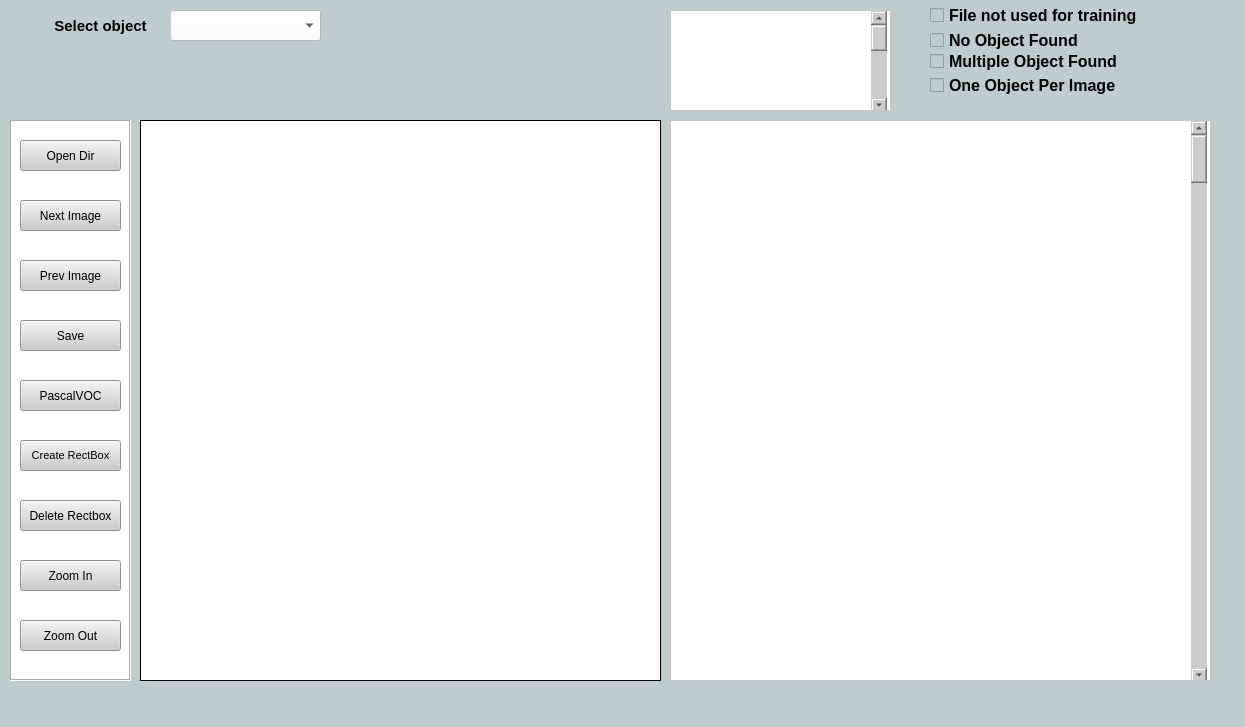
<?xml version="1.0" encoding="UTF-8"?>
<ui version="4.0">
 <class>MainWindow</class>
 <widget class="QMainWindow" name="MainWindow">
  <property name="geometry">
   <rect>
    <x>0</x>
    <y>0</y>
    <width>1245</width>
    <height>727</height>
   </rect>
  </property>
  <property name="windowTitle">
   <string>MainWindow</string>
  </property>
  <property name="styleSheet">
   <string notr="true">background-color:rgb(190, 204, 204);</string>
  </property>
  <property name="tabShape">
   <enum>QTabWidget::Rounded</enum>
  </property>
  <widget class="QWidget" name="centralwidget">
   <widget class="QComboBox" name="comboBox">
    <property name="geometry">
     <rect>
      <x>170</x>
      <y>10</y>
      <width>151</width>
      <height>31</height>
     </rect>
    </property>
    <property name="styleSheet">
     <string notr="true">background-color:rgb(255, 255, 255);</string>
    </property>
   </widget>
   <widget class="QLabel" name="select_obj_label">
    <property name="geometry">
     <rect>
      <x>30</x>
      <y>10</y>
      <width>141</width>
      <height>31</height>
     </rect>
    </property>
    <property name="font">
     <font>
      <pointsize>11</pointsize>
      <weight>75</weight>
      <bold>true</bold>
     </font>
    </property>
    <property name="text">
     <string>Select object</string>
    </property>
    <property name="alignment">
     <set>Qt::AlignCenter</set>
    </property>
   </widget>
   <widget class="QScrollArea" name="ObjectViewArea">
    <property name="geometry">
     <rect>
      <x>670</x>
      <y>120</y>
      <width>541</width>
      <height>561</height>
     </rect>
    </property>
    <property name="styleSheet">
     <string notr="true">background-color:rgb(255, 255, 255);</string>
    </property>
    <property name="widgetResizable">
     <bool>true</bool>
    </property>
    <widget class="QWidget" name="scrollAreaWidgetContents">
     <property name="geometry">
      <rect>
       <x>0</x>
       <y>0</y>
       <width>539</width>
       <height>559</height>
      </rect>
     </property>
     <widget class="QScrollBar" name="verticalScrollBar">
      <property name="geometry">
       <rect>
        <x>520</x>
        <y>0</y>
        <width>16</width>
        <height>561</height>
       </rect>
      </property>
      <property name="styleSheet">
       <string notr="true">background-color:rgb(204, 204, 204);</string>
      </property>
      <property name="orientation">
       <enum>Qt::Vertical</enum>
      </property>
     </widget>
    </widget>
   </widget>
   <widget class="QLabel" name="image_label">
    <property name="geometry">
     <rect>
      <x>140</x>
      <y>120</y>
      <width>521</width>
      <height>561</height>
     </rect>
    </property>
    <property name="styleSheet">
     <string notr="true">background-color:rgb(255, 255, 255);</string>
    </property>
    <property name="frameShape">
     <enum>QFrame::Box</enum>
    </property>
    <property name="text">
     <string/>
    </property>
   </widget>
   <widget class="QFrame" name="frame">
    <property name="geometry">
     <rect>
      <x>10</x>
      <y>120</y>
      <width>121</width>
      <height>561</height>
     </rect>
    </property>
    <property name="styleSheet">
     <string notr="true">background-color:rgb(255, 255, 255);</string>
    </property>
    <property name="frameShape">
     <enum>QFrame::Box</enum>
    </property>
    <property name="frameShadow">
     <enum>QFrame::Sunken</enum>
    </property>
    <widget class="QPushButton" name="OpenDirButton">
     <property name="geometry">
      <rect>
       <x>10</x>
       <y>20</y>
       <width>101</width>
       <height>31</height>
      </rect>
     </property>
     <property name="styleSheet">
      <string notr="true">background-color:rgb(204, 204, 204);</string>
     </property>
     <property name="text">
      <string>Open Dir</string>
     </property>
    </widget>
    <widget class="QPushButton" name="NextImageButton">
     <property name="geometry">
      <rect>
       <x>10</x>
       <y>80</y>
       <width>101</width>
       <height>31</height>
      </rect>
     </property>
     <property name="styleSheet">
      <string notr="true">background-color:rgb(204, 204, 204);</string>
     </property>
     <property name="text">
      <string>Next Image</string>
     </property>
    </widget>
    <widget class="QPushButton" name="PrevImageButton">
     <property name="geometry">
      <rect>
       <x>10</x>
       <y>140</y>
       <width>101</width>
       <height>31</height>
      </rect>
     </property>
     <property name="styleSheet">
      <string notr="true">background-color:rgb(204, 204, 204);</string>
     </property>
     <property name="text">
      <string>Prev Image</string>
     </property>
    </widget>
    <widget class="QPushButton" name="SaveButton">
     <property name="geometry">
      <rect>
       <x>10</x>
       <y>200</y>
       <width>101</width>
       <height>31</height>
      </rect>
     </property>
     <property name="styleSheet">
      <string notr="true">background-color:rgb(204, 204, 204);</string>
     </property>
     <property name="text">
      <string>Save</string>
     </property>
    </widget>
    <widget class="QPushButton" name="PascalButton">
     <property name="geometry">
      <rect>
       <x>10</x>
       <y>260</y>
       <width>101</width>
       <height>31</height>
      </rect>
     </property>
     <property name="styleSheet">
      <string notr="true">background-color:rgb(204, 204, 204);</string>
     </property>
     <property name="text">
      <string>PascalVOC</string>
     </property>
    </widget>
    <widget class="QPushButton" name="CreateRectboxButton">
     <property name="geometry">
      <rect>
       <x>10</x>
       <y>320</y>
       <width>101</width>
       <height>31</height>
      </rect>
     </property>
     <property name="font">
      <font>
       <pointsize>8</pointsize>
      </font>
     </property>
     <property name="styleSheet">
      <string notr="true">background-color:rgb(204, 204, 204);</string>
     </property>
     <property name="text">
      <string>Create RectBox</string>
     </property>
    </widget>
    <widget class="QPushButton" name="DeleteButton">
     <property name="geometry">
      <rect>
       <x>10</x>
       <y>380</y>
       <width>101</width>
       <height>31</height>
      </rect>
     </property>
     <property name="styleSheet">
      <string notr="true">background-color:rgb(204, 204, 204);</string>
     </property>
     <property name="text">
      <string>Delete Rectbox</string>
     </property>
    </widget>
    <widget class="QPushButton" name="ZooInButton">
     <property name="geometry">
      <rect>
       <x>10</x>
       <y>440</y>
       <width>101</width>
       <height>31</height>
      </rect>
     </property>
     <property name="styleSheet">
      <string notr="true">background-color:rgb(204, 204, 204);</string>
     </property>
     <property name="text">
      <string>Zoom In</string>
     </property>
    </widget>
    <widget class="QPushButton" name="ZoomOutButton">
     <property name="geometry">
      <rect>
       <x>10</x>
       <y>500</y>
       <width>101</width>
       <height>31</height>
      </rect>
     </property>
     <property name="styleSheet">
      <string notr="true">background-color:rgb(204, 204, 204);</string>
     </property>
     <property name="text">
      <string>Zoom Out</string>
     </property>
    </widget>
   </widget>
   <widget class="QCheckBox" name="NoFoundcheckBox">
    <property name="geometry">
     <rect>
      <x>930</x>
      <y>30</y>
      <width>151</width>
      <height>21</height>
     </rect>
    </property>
    <property name="font">
     <font>
      <pointsize>12</pointsize>
      <weight>75</weight>
      <bold>true</bold>
     </font>
    </property>
    <property name="text">
     <string>No Object Found</string>
    </property>
   </widget>
   <widget class="QCheckBox" name="MultipleFoundcheckBox">
    <property name="geometry">
     <rect>
      <x>930</x>
      <y>50</y>
      <width>211</width>
      <height>23</height>
     </rect>
    </property>
    <property name="font">
     <font>
      <pointsize>12</pointsize>
      <weight>75</weight>
      <bold>true</bold>
     </font>
    </property>
    <property name="text">
     <string>Multiple Object Found</string>
    </property>
   </widget>
   <widget class="QCheckBox" name="OneObjectcheckBox">
    <property name="geometry">
     <rect>
      <x>930</x>
      <y>70</y>
      <width>211</width>
      <height>31</height>
     </rect>
    </property>
    <property name="font">
     <font>
      <pointsize>12</pointsize>
      <weight>75</weight>
      <bold>true</bold>
     </font>
    </property>
    <property name="text">
     <string>One Object Per Image</string>
    </property>
   </widget>
   <widget class="QScrollArea" name="scrollArea">
    <property name="geometry">
     <rect>
      <x>670</x>
      <y>10</y>
      <width>221</width>
      <height>101</height>
     </rect>
    </property>
    <property name="styleSheet">
     <string notr="true">background-color:rgb(255, 255, 255);</string>
    </property>
    <property name="widgetResizable">
     <bool>true</bool>
    </property>
    <widget class="QWidget" name="scrollAreaWidgetContents_2">
     <property name="geometry">
      <rect>
       <x>0</x>
       <y>0</y>
       <width>219</width>
       <height>99</height>
      </rect>
     </property>
     <widget class="QScrollBar" name="verticalScrollBar_2">
      <property name="geometry">
       <rect>
        <x>200</x>
        <y>0</y>
        <width>16</width>
        <height>101</height>
       </rect>
      </property>
      <property name="styleSheet">
       <string notr="true">background-color:rgb(204, 204, 204);</string>
      </property>
      <property name="orientation">
       <enum>Qt::Vertical</enum>
      </property>
     </widget>
    </widget>
   </widget>
   <widget class="QCheckBox" name="checkBox">
    <property name="geometry">
     <rect>
      <x>930</x>
      <y>0</y>
      <width>211</width>
      <height>31</height>
     </rect>
    </property>
    <property name="font">
     <font>
      <pointsize>12</pointsize>
      <weight>75</weight>
      <bold>true</bold>
     </font>
    </property>
    <property name="text">
     <string>File not used for training</string>
    </property>
   </widget>
  </widget>
  <widget class="QMenuBar" name="menubar">
   <property name="geometry">
    <rect>
     <x>0</x>
     <y>0</y>
     <width>1245</width>
     <height>21</height>
    </rect>
   </property>
  </widget>
  <widget class="QStatusBar" name="statusbar"/>
 </widget>
 <resources/>
 <connections/>
</ui>
